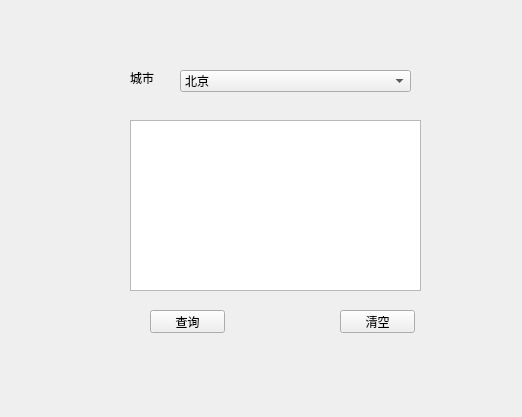
<?xml version="1.0" encoding="UTF-8"?>
<ui version="4.0">
 <class>Form</class>
 <widget class="QWidget" name="Form">
  <property name="geometry">
   <rect>
    <x>0</x>
    <y>0</y>
    <width>522</width>
    <height>417</height>
   </rect>
  </property>
  <property name="windowTitle">
   <string>Form</string>
  </property>
  <widget class="QPushButton" name="clearBtn">
   <property name="geometry">
    <rect>
     <x>340</x>
     <y>310</y>
     <width>75</width>
     <height>23</height>
    </rect>
   </property>
   <property name="text">
    <string>清空</string>
   </property>
  </widget>
  <widget class="QLabel" name="label">
   <property name="geometry">
    <rect>
     <x>130</x>
     <y>70</y>
     <width>51</width>
     <height>16</height>
    </rect>
   </property>
   <property name="text">
    <string>城市</string>
   </property>
  </widget>
  <widget class="QTextEdit" name="resultText">
   <property name="geometry">
    <rect>
     <x>130</x>
     <y>120</y>
     <width>291</width>
     <height>171</height>
    </rect>
   </property>
  </widget>
  <widget class="QComboBox" name="weatherComboBox">
   <property name="geometry">
    <rect>
     <x>180</x>
     <y>70</y>
     <width>231</width>
     <height>22</height>
    </rect>
   </property>
   <item>
    <property name="text">
     <string>北京</string>
    </property>
   </item>
   <item>
    <property name="text">
     <string>天津</string>
    </property>
   </item>
  </widget>
  <widget class="QPushButton" name="queryBtn">
   <property name="geometry">
    <rect>
     <x>150</x>
     <y>310</y>
     <width>75</width>
     <height>23</height>
    </rect>
   </property>
   <property name="text">
    <string>查询</string>
   </property>
  </widget>
 </widget>
 <resources/>
 <connections>
  <connection>
   <sender>queryBtn</sender>
   <signal>clicked()</signal>
   <receiver>Form</receiver>
   <slot>queryWeather()</slot>
   <hints>
    <hint type="sourcelabel">
     <x>186</x>
     <y>322</y>
    </hint>
    <hint type="destinationlabel">
     <x>118</x>
     <y>360</y>
    </hint>
   </hints>
  </connection>
  <connection>
   <sender>clearBtn</sender>
   <signal>clicked()</signal>
   <receiver>Form</receiver>
   <slot>clearResult()</slot>
   <hints>
    <hint type="sourcelabel">
     <x>375</x>
     <y>321</y>
    </hint>
    <hint type="destinationlabel">
     <x>313</x>
     <y>362</y>
    </hint>
   </hints>
  </connection>
 </connections>
 <slots>
  <slot>queryWeather()</slot>
  <slot>clearResult()</slot>
 </slots>
</ui>
